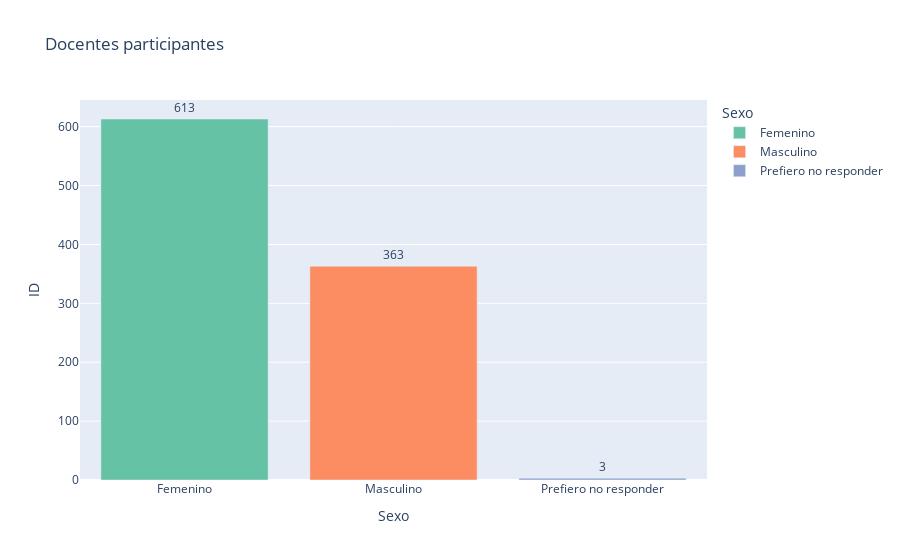

The notebook cell this image was saved under:
### Code cell
pivot_1 = pd.pivot_table(df, index='Sexo', values='ID', aggfunc='nunique').reset_index()
fig_1 = px.bar(pivot_1, x='Sexo', y ='ID',  color='Sexo', text='ID', color_discrete_sequence= px.colors.qualitative.Set2, title='Docentes participantes')
fig_1.update_traces(textposition='outside',
                    texttemplate='%{text}')
fig_1.show()

### Figure 1 — Plotly figure (JSON) as saved in the notebook; plotly's stock layout.template omitted (floating-point values rounded to 4 significant figures)
{"data": [{"alignmentgroup": "True", "hovertemplate": "Sexo=%{x}<br>ID=%{text}<extra></extra>", "legendgroup": "Femenino", "marker": {"color": "rgb(102,194,165)", "pattern": {"shape": ""}}, "name": "Femenino", "offsetgroup": "Femenino", "orientation": "v", "showlegend": true, "text": [613], "textposition": "outside", "texttemplate": "%{text}", "type": "bar", "x": ["Femenino"], "xaxis": "x", "y": [613], "yaxis": "y"}, {"alignmentgroup": "True", "hovertemplate": "Sexo=%{x}<br>ID=%{text}<extra></extra>", "legendgroup": "Masculino", "marker": {"color": "rgb(252,141,98)", "pattern": {"shape": ""}}, "name": "Masculino", "offsetgroup": "Masculino", "orientation": "v", "showlegend": true, "text": [363], "textposition": "outside", "texttemplate": "%{text}", "type": "bar", "x": ["Masculino"], "xaxis": "x", "y": [363], "yaxis": "y"}, {"alignmentgroup": "True", "hovertemplate": "Sexo=%{x}<br>ID=%{text}<extra></extra>", "legendgroup": "Prefiero no responder", "marker": {"color": "rgb(141,160,203)", "pattern": {"shape": ""}}, "name": "Prefiero no responder", "offsetgroup": "Prefiero no responder", "orientation": "v", "showlegend": true, "text": [3], "textposition": "outside", "texttemplate": "%{text}", "type": "bar", "x": ["Prefiero no responder"], "xaxis": "x", "y": [3], "yaxis": "y"}], "layout": {"autosize": true, "barmode": "relative", "legend": {"title": {"text": "Sexo"}, "tracegroupgap": 0}, "title": {"text": "Docentes participantes"}, "xaxis": {"anchor": "y", "autorange": true, "categoryarray": ["Femenino", "Masculino", "Prefiero no responder"], "categoryorder": "array", "domain": [0, 1], "range": [-0.5, 2.5], "title": {"text": "Sexo"}, "type": "category"}, "yaxis": {"anchor": "x", "autorange": true, "domain": [0, 1], "range": [0, 645.3], "title": {"text": "ID"}, "type": "linear"}}}
